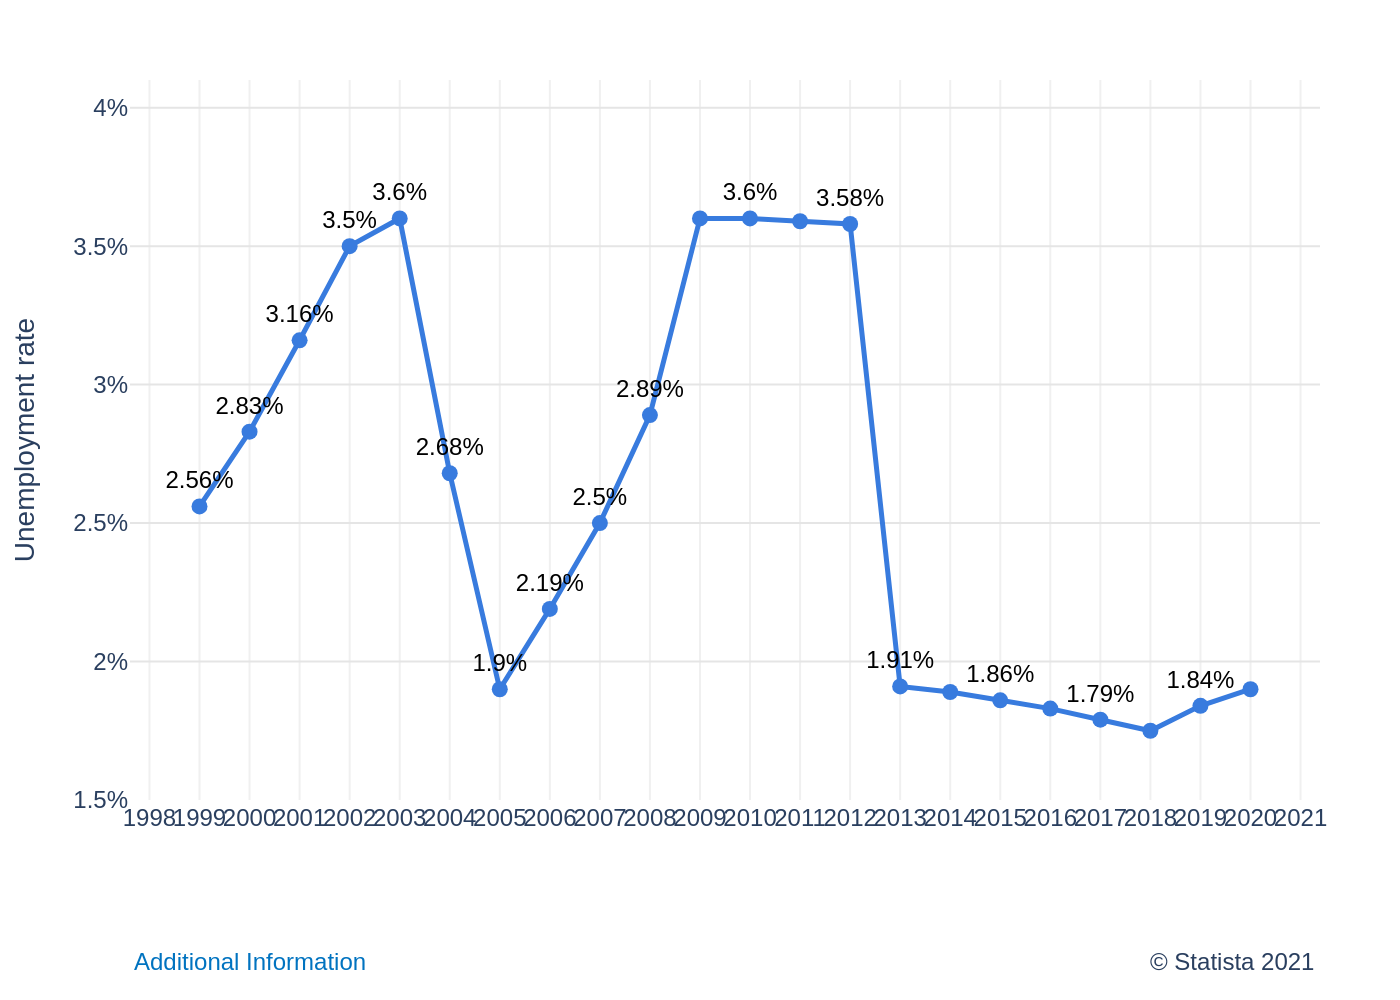

Source code (Python):
import sys
import json
import os
import plotly.graph_objects as go

if len(sys.argv) != 2:
    print("Usage: python script.py <path_to_json_file>")
    sys.exit(1)

json_path = sys.argv[1]

try:
    with open(json_path, 'r', encoding='utf-8') as f:
        chart_data = json.load(f)
except FileNotFoundError:
    print(f"Error: JSON file not found at {json_path}")
    sys.exit(1)
except json.JSONDecodeError:
    print(f"Error: Could not decode JSON from {json_path}")
    sys.exit(1)

data = chart_data['chart_data']
texts = chart_data['texts']
colors = chart_data['colors']

fig = go.Figure()

fig.add_trace(go.Scatter(
    x=data['x_values'],
    y=data['y_values'],
    mode='lines+markers+text',
    line=dict(color=colors[0], width=2.5),
    marker=dict(color=colors[0], size=8),
    text=data['labels'],
    textposition='top center',
    textfont=dict(
        family="Arial",
        size=12,
        color='black'
    )
))

fig.update_layout(
    font=dict(family="Arial"),
    plot_bgcolor='white',
    showlegend=False,
    margin=dict(l=60, r=40, t=40, b=100),
    xaxis=dict(
        title_text=texts['x_axis_title'],
        tickmode='linear',
        tick0=1999,
        dtick=1,
        tickangle=0,
        tickformat='d',
        showgrid=True,
        gridcolor='#F0F0F0',
        zeroline=False,
        showline=False
    ),
    yaxis=dict(
        title_text=texts['y_axis_title'],
        range=[1.5, 4.1],
        dtick=0.5,
        ticksuffix='%',
        showgrid=True,
        gridcolor='#E5E5E5',
        zeroline=False,
        showline=False
    ),
    annotations=[
        dict(
            xref='paper', yref='paper',
            x=0, y=-0.2,
            xanchor='left', yanchor='top',
            text=texts['note'],
            showarrow=False,
            font=dict(family="Arial", size=12, color='#0073C0')
        ),
        dict(
            xref='paper', yref='paper',
            x=1, y=-0.2,
            xanchor='right', yanchor='top',
            text=texts['source'],
            showarrow=False,
            font=dict(family="Arial", size=12)
        )
    ]
)

base_name = os.path.splitext(os.path.basename(json_path))[0]
output_filename = f"{base_name}.png"

fig.write_image(output_filename, scale=2)
print(f"Chart saved to {output_filename}")
